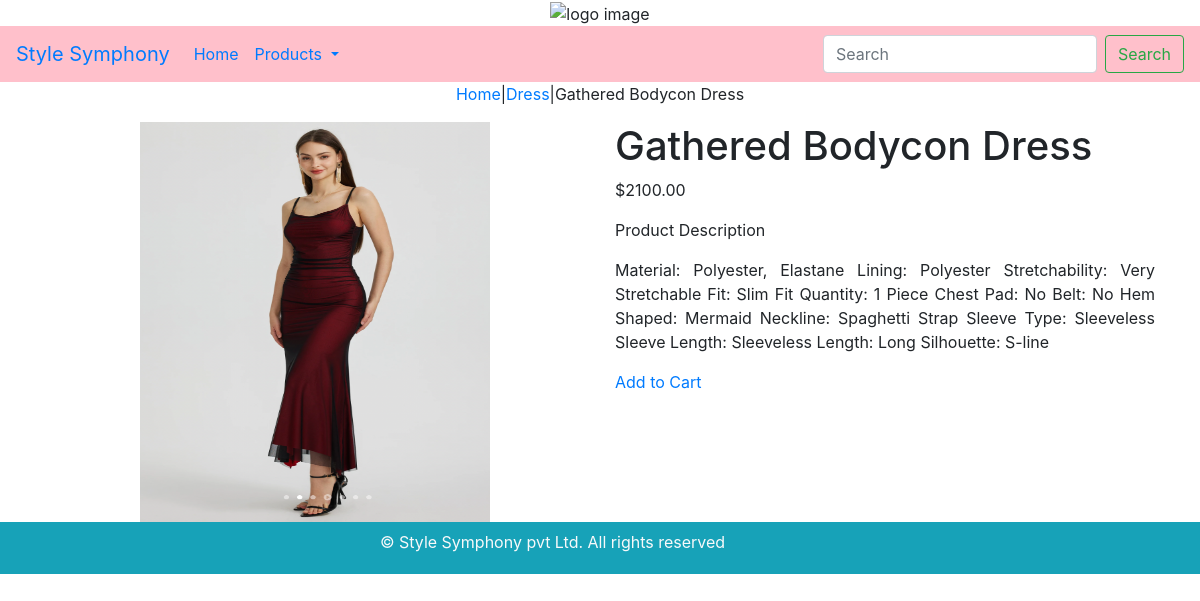
/dress/dress3/, run on the app's committed database.
### shop/models.py (models this page shows, shortened)
class Product(models.Model):
    name=models.CharField(max_length=250 ,unique=True)
    slug=models.SlugField(max_length=250, unique=True)
    description=models.TextField(blank=True)
    price=models.DecimalField(max_digits=10, decimal_places=2)
    image=models.ImageField(upload_to='Product', blank=True)
    category=models.ForeignKey(Category, on_delete=models.CASCADE)
    stock=models.IntegerField()
    available=models.BooleanField(default=True)
    created_at=models.DateTimeField(auto_now_add=True)
    class Meta:
        ordering=('name',)
        verbose_name='product'
        verbose_name_plural='products'

class  Category(models.Model):
    name = models.CharField(max_length=250, unique=True)
    slug = models.SlugField(max_length=250, unique=True)
    description = models.TextField(blank=True)
    image = models.ImageField(upload_to='category', blank=True)
    class Meta:
        ordering =('name',)
        verbose_name='category'
        verbose_name_plural='categories'
    def get_url(self):
        return reverse('product_by_category', args=[self.slug])
    def __str__(self):
        return '{}'.format(self.name)

### shop/views.py (the view)
# urls.py: path('<slug:slug_c>/<slug_p>/' ,views.prod_det, name='product_catdetail'),
def prod_det(request, slug_c, slug_p):
    try:
        product=Product.objects.get(category__slug=slug_c, slug=slug_p)
    except Exception as e:
        raise e
    return render(request, 'product.html', {'product':product})

### shop/context_processors.py (called while the page is built)
def my_links(request):
    links=Category.objects.all()
    return dict(links=links)

### templates/product.html (shortened to what this page needs)
{% extends 'base.html' %}
{% load static %}
{%block content %}
<div class="row">
    <div class="mx-auto">
        <p><a href="{%url 'allproducts' %}">Home</a>|<a href="{{product.category.get_url}}">{{product.category}}</a>|{{product.name}}</p>
    </div>
</div>
<div class="container">
    <div class="row">
        <div class="col-12 col-sm-12 col-md-12 col-lg-6 text-center">
            <div style="min-min-width-18rem">
                <img src="{{product.image.url}}" alt="{{product.name}}" style="height:400px;width:350px">
            </div>
        </div>
        <div class="col-sm-12 col-md-12 col-lg-6">
          <div>
              <h1>{{product.name}}</h1>
              <p>${{product.price}}</p>
              <p>Product Description</p>
              <p class="text-justify">{{product.description}}</p>
              {% if product.stock <= 0 %}
                <p class="text-justify"><b>out of stock</b></p>
              {% else %}
                <a href="{% url 'add_to_cart' product_id=product.id %}">Add to Cart</a>
              {% endif %}
              <br>
              <br>
          </div>
        </div>
    </div>
</div>
{% endblock %}

### data on the page
Product: category "Dress", name "Gathered Bodycon Dress", image (picture), price "2100.00", description "Material: Polyester, Elastane Lining: Polyester Stretchability: Very Stretchable Fit: Slim Fit Quantity: 1 Piece Chest Pad: No Belt: No Hem Shaped: Mermaid Neckline: Spaghetti Strap Sleeve Type: Sleeveless Sleeve Length: Sleeveless Length: Long Silhouette: S-line"
